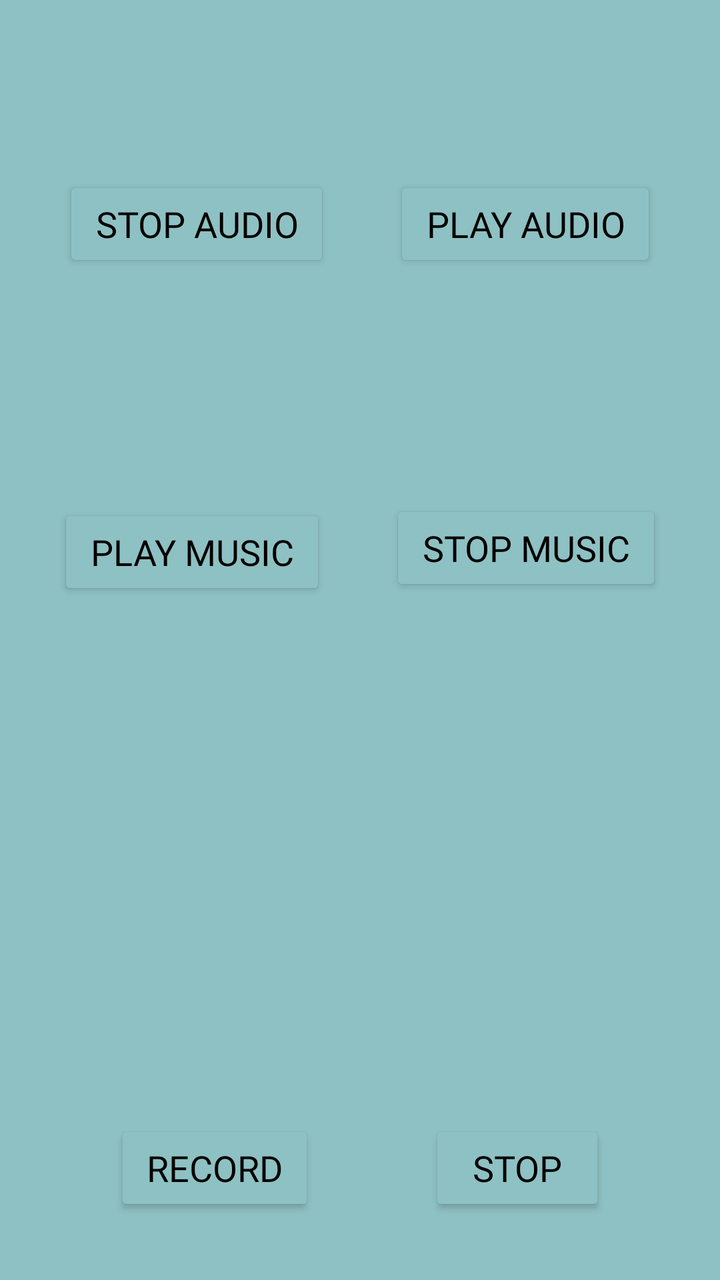
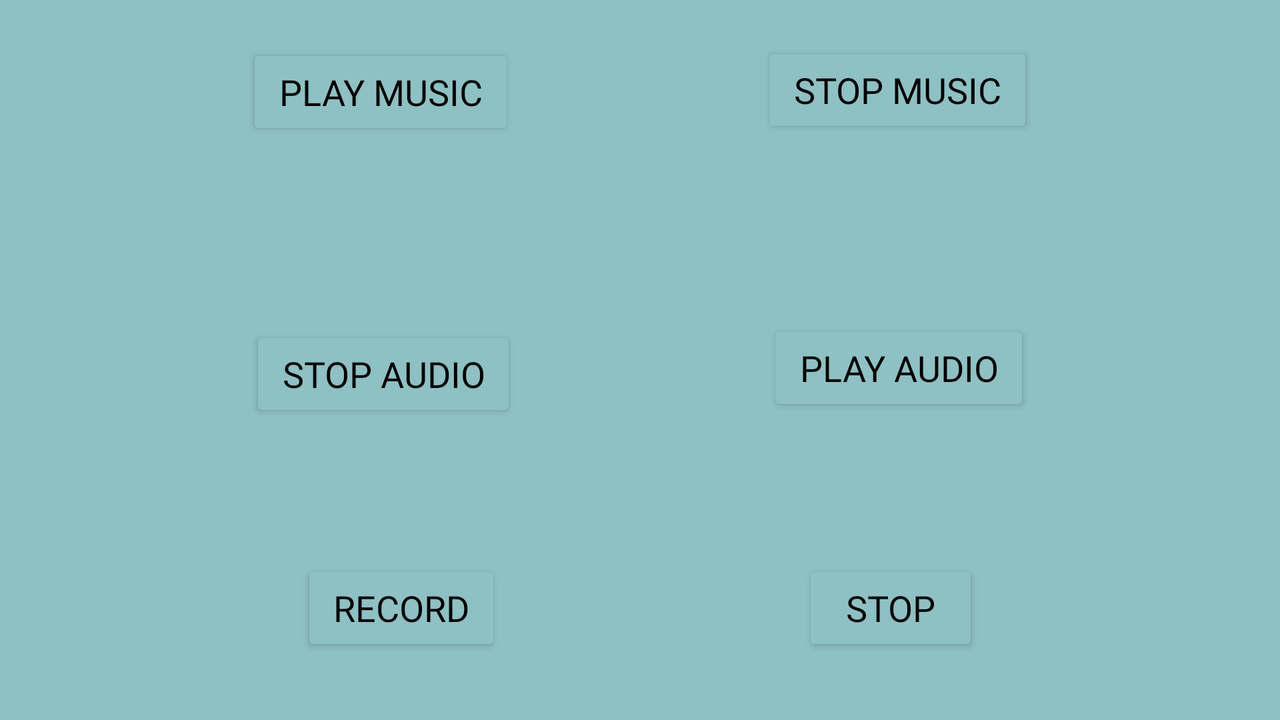

One screen, two layout resources from the same app: the default and the repository's alternative for another configuration. Each is rendered where Android would select it; the XML of both is given below.
<!-- AndroidManifest.xml: application theme Theme.KaraokeBuddies -->
<!-- res/layout/record.xml -->
<?xml version="1.0" encoding="utf-8"?>
<androidx.constraintlayout.widget.ConstraintLayout
    xmlns:android="http://schemas.android.com/apk/res/android"
    xmlns:app="http://schemas.android.com/apk/res-auto"
    xmlns:tools="http://schemas.android.com/tools"
    android:layout_width="match_parent"
    android:background="#8EC1C3"
    android:layout_height="match_parent">

    <com.google.android.material.button.MaterialButton
        android:id="@+id/record"
        android:layout_width="wrap_content"
        android:layout_height="wrap_content"
        android:layout_below="@id/stop"
        android:layout_centerHorizontal="true"
        android:layout_marginStart="32dp"
        android:layout_marginLeft="32dp"
        android:layout_marginEnd="16dp"
        android:layout_marginRight="16dp"
        android:layout_marginBottom="32dp"
        android:text="Record"
        style="@style/Widget.AppCompat.Button.Colored"
        android:fontFamily="@font/baloo"
        android:textColor="#000000"
        android:textSize="18sp"
        app:backgroundTint="#8EC1C3"
        app:strokeColor="@color/black"
        app:strokeWidth="2dp"
        app:layout_constraintBottom_toBottomOf="parent"
        app:layout_constraintEnd_toStartOf="@+id/stop"
        app:layout_constraintStart_toStartOf="parent" />

    <com.google.android.material.button.MaterialButton
        android:id="@+id/stop"
        android:layout_width="wrap_content"
        android:layout_height="wrap_content"
        android:layout_below="@id/record"
        android:layout_centerHorizontal="true"
        android:layout_marginStart="16dp"
        android:layout_marginLeft="16dp"
        android:layout_marginEnd="32dp"
        android:layout_marginRight="32dp"
        android:layout_marginBottom="32dp"
        android:text="Stop"
        style="@style/Widget.AppCompat.Button.Colored"
        android:fontFamily="@font/baloo"
        android:textColor="#000000"
        android:textSize="18sp"
        app:backgroundTint="#8EC1C3"
        app:strokeColor="@color/black"
        app:strokeWidth="2dp"
        app:layout_constraintBottom_toBottomOf="parent"
        app:layout_constraintEnd_toEndOf="parent"
        app:layout_constraintStart_toEndOf="@+id/record" />

    <com.google.android.material.button.MaterialButton
        android:id="@+id/play"
        style="@style/Widget.AppCompat.Button.Colored"
        android:layout_width="wrap_content"
        android:layout_height="wrap_content"
        android:layout_below="@id/stop"
        android:layout_centerHorizontal="true"
        android:layout_marginStart="16dp"
        android:layout_marginLeft="16dp"
        android:layout_marginTop="88dp"
        android:layout_marginEnd="32dp"
        android:layout_marginRight="32dp"
        android:fontFamily="@font/baloo"
        android:text="play audio"
        android:textColor="#000000"
        android:textSize="18sp"
        app:backgroundTint="#8EC1C3"
        app:layout_constraintEnd_toEndOf="parent"
        app:layout_constraintStart_toEndOf="@+id/button_stopPlaying"
        app:layout_constraintTop_toTopOf="parent"
        app:strokeColor="@color/black"
        app:strokeWidth="2dp" />

    <com.google.android.material.button.MaterialButton
        android:id="@+id/button_stopPlaying"
        style="@style/Widget.AppCompat.Button.Colored"
        android:layout_width="wrap_content"
        android:layout_height="wrap_content"
        android:layout_marginStart="32dp"
        android:layout_marginLeft="32dp"
        android:layout_marginTop="88dp"
        android:layout_marginEnd="16dp"
        android:layout_marginRight="16dp"
        android:fontFamily="@font/baloo"
        android:text="stop audio"
        android:textColor="#000000"
        android:textSize="18sp"
        app:backgroundTint="#8EC1C3"
        app:layout_constraintEnd_toStartOf="@+id/play"
        app:layout_constraintStart_toStartOf="parent"
        app:layout_constraintTop_toTopOf="parent"
        app:strokeColor="@color/black"
        app:strokeWidth="2dp" />

    <com.google.android.material.button.MaterialButton
        android:id="@+id/button_playInBackground"
        style="@style/Widget.AppCompat.Button.Colored"
        android:layout_width="wrap_content"
        android:layout_height="wrap_content"
        android:layout_marginStart="32dp"
        android:layout_marginLeft="32dp"
        android:layout_marginEnd="16dp"
        android:layout_marginRight="16dp"
        android:layout_marginBottom="260dp"
        android:fontFamily="@font/baloo"
        android:text="play music"
        android:textColor="#000000"
        android:textSize="18sp"
        app:backgroundTint="#8EC1C3"
        app:layout_constraintBottom_toTopOf="@+id/record"
        app:layout_constraintEnd_toStartOf="@+id/button_stopMusicBackground"
        app:layout_constraintStart_toStartOf="parent"
        app:strokeColor="@color/black"
        app:strokeWidth="2dp" />

    <com.google.android.material.button.MaterialButton
        android:id="@+id/button_stopMusicBackground"
        style="@style/Widget.AppCompat.Button.Colored"
        android:layout_width="wrap_content"
        android:layout_height="wrap_content"
        android:layout_marginStart="16dp"
        android:layout_marginLeft="16dp"
        android:layout_marginEnd="32dp"
        android:layout_marginRight="32dp"
        android:layout_marginBottom="262dp"
        android:fontFamily="@font/baloo"
        android:text="@string/stop_music"
        android:textColor="#000000"
        android:textSize="18sp"
        app:backgroundTint="#8EC1C3"
        app:layout_constraintBottom_toTopOf="@+id/stop"
        app:layout_constraintEnd_toEndOf="parent"
        app:layout_constraintStart_toEndOf="@+id/button_playInBackground"
        app:strokeColor="@color/black"
        app:strokeWidth="2dp" />

</androidx.constraintlayout.widget.ConstraintLayout>
<!-- resources referenced by this layout -->
<resources>
  <string name="stop_music">stop music</string>
  <style name="Theme.KaraokeBuddies" parent="Theme.MaterialComponents.DayNight.DarkActionBar">
          
          <item name="colorPrimary">@color/purple_500</item>
          <item name="colorPrimaryVariant">@color/purple_700</item>
          <item name="colorOnPrimary">@color/white</item>
          
          <item name="colorSecondary">@color/teal_200</item>
          <item name="colorSecondaryVariant">@color/teal_700</item>
          <item name="colorOnSecondary">@color/black</item>
          
          <item name="android:statusBarColor" tools:targetApi="l">?attr/colorPrimaryVariant</item>
          
      </style>
</resources>
<!-- res/layout-land/record.xml (the repository's variant of the layout above) -->
<!-- drawn on the phone turned sideways -->
<?xml version="1.0" encoding="utf-8"?>
<androidx.constraintlayout.widget.ConstraintLayout
    xmlns:android="http://schemas.android.com/apk/res/android"
    xmlns:app="http://schemas.android.com/apk/res-auto"
    xmlns:tools="http://schemas.android.com/tools"
    android:layout_width="match_parent"
    android:background="#8EC1C3"
    android:layout_height="match_parent"
    tools:ignore="MissingDefaultResource">

    <com.google.android.material.button.MaterialButton
        android:id="@+id/record"
        android:layout_width="wrap_content"
        android:layout_height="wrap_content"
        android:layout_below="@id/stop"
        android:layout_centerHorizontal="true"
        android:layout_marginStart="32dp"
        android:layout_marginLeft="32dp"
        android:layout_marginEnd="16dp"
        android:layout_marginRight="16dp"
        android:layout_marginBottom="32dp"
        android:text="Record"
        style="@style/Widget.AppCompat.Button.Colored"
        android:fontFamily="@font/baloo"
        android:textColor="#000000"
        android:textSize="18sp"
        app:backgroundTint="#8EC1C3"
        app:strokeColor="@color/black"
        app:strokeWidth="2dp"
        app:layout_constraintBottom_toBottomOf="parent"
        app:layout_constraintEnd_toStartOf="@+id/stop"
        app:layout_constraintStart_toStartOf="parent" />

    <com.google.android.material.button.MaterialButton
        android:id="@+id/stop"
        android:layout_width="wrap_content"
        android:layout_height="wrap_content"
        android:layout_below="@id/record"
        android:layout_centerHorizontal="true"
        android:layout_marginStart="16dp"
        android:layout_marginLeft="16dp"
        android:layout_marginEnd="32dp"
        android:layout_marginRight="32dp"
        android:layout_marginBottom="32dp"
        android:text="Stop"
        style="@style/Widget.AppCompat.Button.Colored"
        android:fontFamily="@font/baloo"
        android:textColor="#000000"
        android:textSize="18sp"
        app:backgroundTint="#8EC1C3"
        app:strokeColor="@color/black"
        app:strokeWidth="2dp"
        app:layout_constraintBottom_toBottomOf="parent"
        app:layout_constraintEnd_toEndOf="parent"
        app:layout_constraintStart_toEndOf="@+id/record" />

    <com.google.android.material.button.MaterialButton
        android:id="@+id/play"
        style="@style/Widget.AppCompat.Button.Colored"
        android:layout_width="wrap_content"
        android:layout_height="wrap_content"
        android:layout_below="@id/stop"
        android:layout_centerHorizontal="true"
        android:layout_marginStart="16dp"
        android:layout_marginLeft="16dp"
        android:layout_marginTop="91dp"
        android:layout_marginEnd="32dp"
        android:layout_marginRight="32dp"
        android:fontFamily="@font/baloo"
        android:text="play audio"
        android:textColor="#000000"
        android:textSize="18sp"
        app:backgroundTint="#8EC1C3"
        app:layout_constraintEnd_toEndOf="parent"
        app:layout_constraintStart_toEndOf="@+id/button_stopPlaying"
        app:layout_constraintTop_toBottomOf="@+id/button_stopMusicBackground"
        app:strokeColor="@color/black"
        app:strokeWidth="2dp" />

    <com.google.android.material.button.MaterialButton
        android:id="@+id/button_stopPlaying"
        style="@style/Widget.AppCompat.Button.Colored"
        android:layout_width="wrap_content"
        android:layout_height="wrap_content"
        android:layout_marginStart="32dp"
        android:layout_marginLeft="32dp"
        android:layout_marginTop="93dp"
        android:layout_marginEnd="16dp"
        android:layout_marginRight="16dp"
        android:fontFamily="@font/baloo"
        android:text="stop audio"
        android:textColor="#000000"
        android:textSize="18sp"
        app:backgroundTint="#8EC1C3"
        app:layout_constraintEnd_toStartOf="@+id/play"
        app:layout_constraintStart_toStartOf="parent"
        app:layout_constraintTop_toBottomOf="@+id/button_playInBackground"
        app:strokeColor="@color/black"
        app:strokeWidth="2dp" />

    <com.google.android.material.button.MaterialButton
        android:id="@+id/button_playInBackground"
        style="@style/Widget.AppCompat.Button.Colored"
        android:layout_width="wrap_content"
        android:layout_height="wrap_content"
        android:layout_marginStart="32dp"
        android:layout_marginLeft="32dp"
        android:layout_marginTop="22dp"
        android:layout_marginEnd="16dp"
        android:layout_marginRight="16dp"
        android:fontFamily="@font/baloo"
        android:text="play music"
        android:textColor="#000000"
        android:textSize="18sp"
        app:backgroundTint="#8EC1C3"
        app:layout_constraintEnd_toStartOf="@+id/button_stopMusicBackground"
        app:layout_constraintStart_toStartOf="parent"
        app:layout_constraintTop_toTopOf="parent"
        app:strokeColor="@color/black"
        app:strokeWidth="2dp" />

    <com.google.android.material.button.MaterialButton
        android:id="@+id/button_stopMusicBackground"
        style="@style/Widget.AppCompat.Button.Colored"
        android:layout_width="wrap_content"
        android:layout_height="wrap_content"
        android:layout_marginStart="16dp"
        android:layout_marginLeft="16dp"
        android:layout_marginTop="21dp"
        android:layout_marginEnd="32dp"
        android:layout_marginRight="32dp"
        android:fontFamily="@font/baloo"
        android:text="@string/stop_music"
        android:textColor="#000000"
        android:textSize="18sp"
        app:backgroundTint="#8EC1C3"
        app:layout_constraintEnd_toEndOf="parent"
        app:layout_constraintStart_toEndOf="@+id/button_playInBackground"
        app:layout_constraintTop_toTopOf="parent"
        app:strokeColor="@color/black"
        app:strokeWidth="2dp" />

</androidx.constraintlayout.widget.ConstraintLayout>
